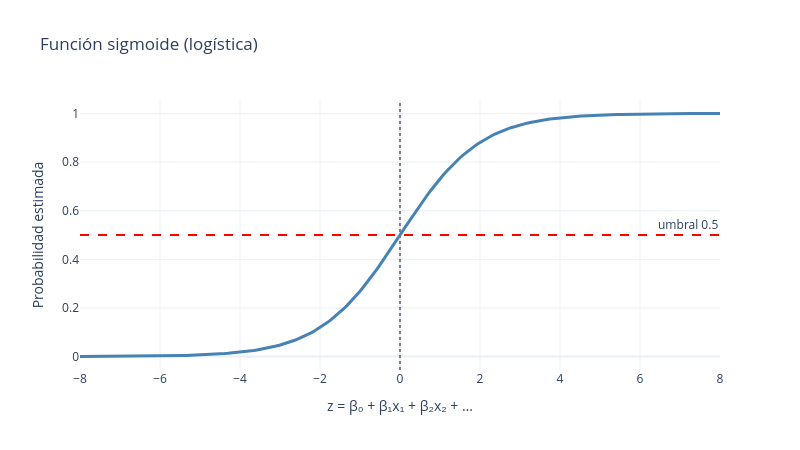

Source (notebook cell):
### Markdown cell above
---
# 3️⃣ De la regresión lineal a la logística (15 min)

### ¿Por qué no usar la regresión lineal de la sesión pasada?

Imagina ajustar una recta a `survived` (que sólo vale 0 o 1) usando la edad:

$$\text{survived} = \beta_0 + \beta_1 \cdot \text{age}$$

Una recta **no tiene límites**: para edades altas predeciría valores negativos, y para otras, valores mayores a 1. **¿Qué significa una supervivencia de -0.3 o de 1.4?** Nada.

### La solución: la función sigmoide

La regresión logística toma la misma combinación lineal de siempre…

$$z = \beta_0 + \beta_1 x_1 + \beta_2 x_2 + \dots$$

…y la pasa por una función que **aplasta cualquier número al rango de 0 a 1**:

$$P(\text{sobrevivir}) = \frac{1}{1 + e^{-z}}$$

### Code cell
# Esta celda va de regalo: léela con calma y ejecútala
plot_sigmoide()

### Figure 1 — Plotly figure (JSON) as saved in the notebook; plotly's stock layout.template omitted (floating-point values rounded to 4 significant figures; data arrays with more than 128 entries replaced by an {"elided": "..."} marker saying what was removed)
{"data": [{"hovertemplate": "z = β₀ + β₁x₁ + β₂x₂ + …=%{x}<br>Probabilidad estimada=%{y}<extra></extra>", "legendgroup": "", "line": {"color": "steelblue", "dash": "solid", "width": 3}, "marker": {"symbol": "circle"}, "mode": "lines", "name": "", "orientation": "v", "showlegend": false, "type": "scatter", "x": {"elided": "200 float values"}, "xaxis": "x", "y": {"elided": "200 float values"}, "yaxis": "y"}], "layout": {"annotations": [{"showarrow": false, "text": "umbral 0.5", "x": 1, "xanchor": "right", "xref": "x domain", "y": 0.5, "yanchor": "bottom", "yref": "y"}], "height": 450, "legend": {"tracegroupgap": 0}, "shapes": [{"line": {"color": "red", "dash": "dash"}, "type": "line", "x0": 0, "x1": 1, "xref": "x domain", "y0": 0.5, "y1": 0.5, "yref": "y"}, {"line": {"color": "gray", "dash": "dot"}, "type": "line", "x0": 0, "x1": 0, "xref": "x", "y0": 0, "y1": 1, "yref": "y domain"}], "title": {"text": "Función sigmoide (logística)"}, "width": 800, "xaxis": {"anchor": "y", "domain": [0, 1], "title": {"text": "z = β₀ + β₁x₁ + β₂x₂ + …"}}, "yaxis": {"anchor": "x", "domain": [0, 1], "title": {"text": "Probabilidad estimada"}}}}
